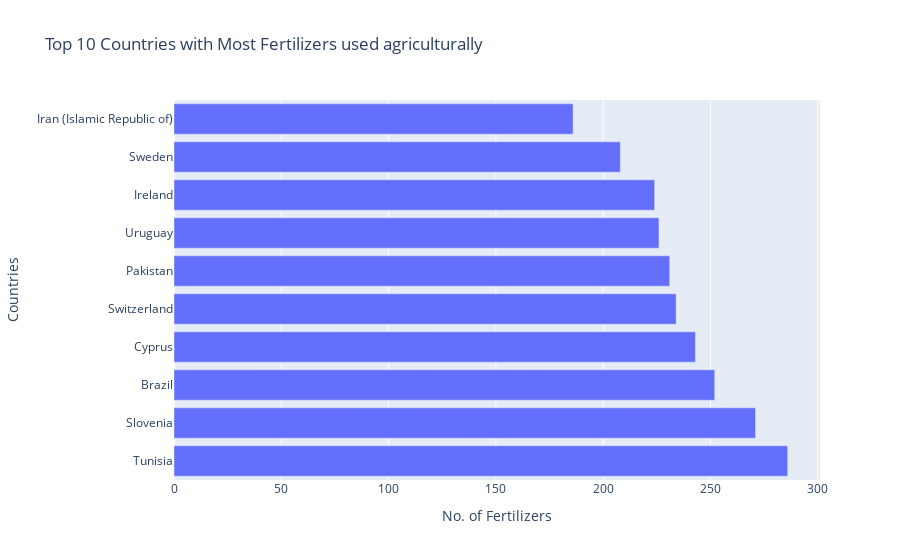

Notebook cell for this chart:
### Markdown cell above
### Top 10 Countries - Agricultural Use

### Code cell
df_agr = df[df["element"] == "Agricultural Use"]

df_agr = df_agr.area.value_counts().head(10).reset_index()
df_agr = df_agr.rename(columns = {'index':'Countries','area':'No. of Fertilizers'})
fig = px.bar(df_agr, x = 'No. of Fertilizers', y= 'Countries', orientation='h', title = 'Top 10 Countries with Most Fertilizers used agriculturally')
fig.show()

### Figure 1 — Plotly figure (JSON) as saved in the notebook; plotly's stock layout.template omitted (floating-point values rounded to 4 significant figures)
{"data": [{"alignmentgroup": "True", "hovertemplate": "No. of Fertilizers=%{x}<br>Countries=%{y}<extra></extra>", "legendgroup": "", "marker": {"color": "#636efa"}, "name": "", "offsetgroup": "", "orientation": "h", "showlegend": false, "textposition": "auto", "type": "bar", "x": [286, 271, 252, 243, 234, 231, 226, 224, 208, 186], "xaxis": "x", "y": ["Tunisia", "Slovenia", "Brazil", "Cyprus", "Switzerland", "Pakistan", "Uruguay", "Ireland", "Sweden", "Iran (Islamic Republic of)"], "yaxis": "y"}], "layout": {"barmode": "relative", "legend": {"tracegroupgap": 0}, "title": {"text": "Top 10 Countries with Most Fertilizers used agriculturally"}, "xaxis": {"anchor": "y", "domain": [0, 1], "title": {"text": "No. of Fertilizers"}}, "yaxis": {"anchor": "x", "domain": [0, 1], "title": {"text": "Countries"}}}}
